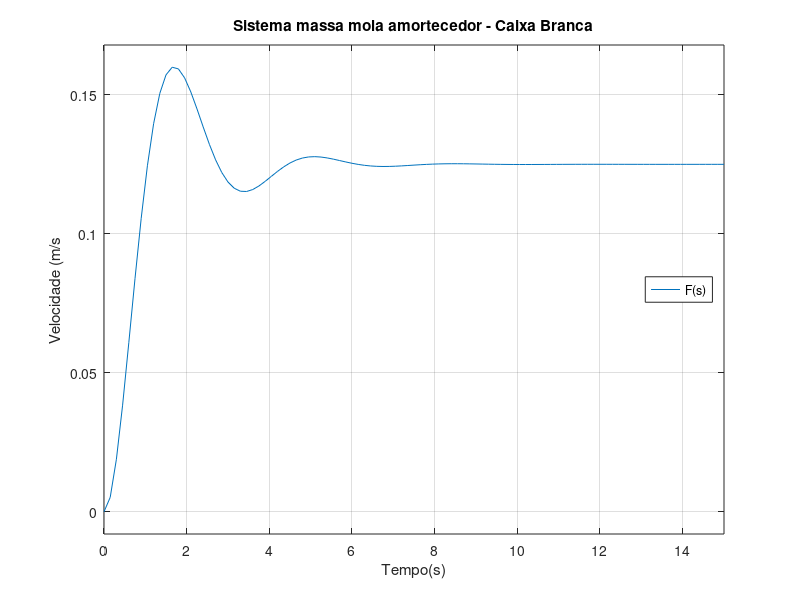
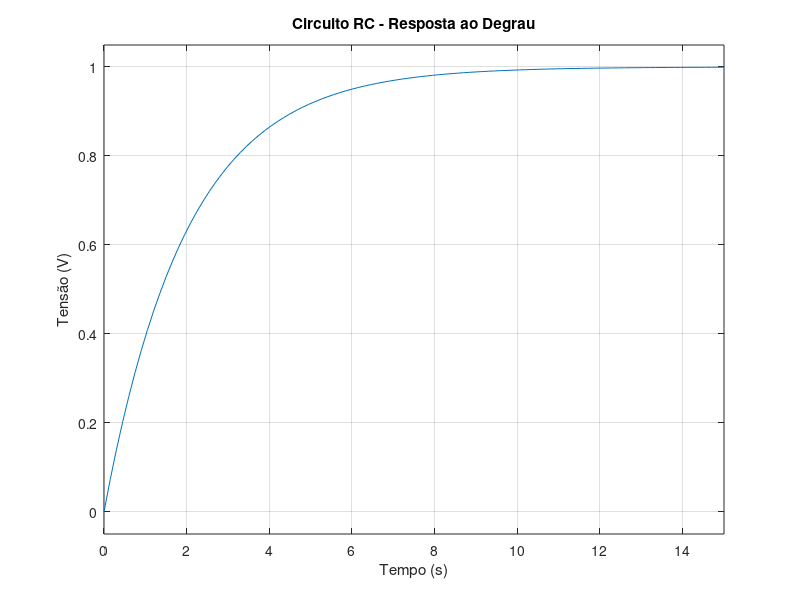
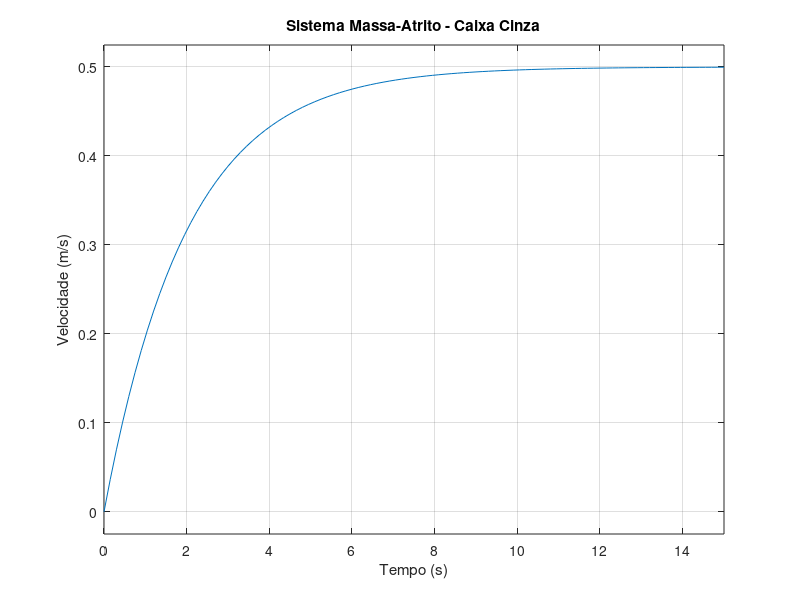

Recreate these plots in MATLAB, in order.
%% sistema massa mola amortecedor
M1 = 2;
B = 3;
K = 8;

num1 = 1;
den1 = [M1 B K]

G1 = tf(num1, den1)
figure
step(G1, 15);
title('Sistema massa mola amortecedor - Caixa Branca');
grid on;
xlabel("Tempo(s)")
ylabel("Velocidade (m/s")
legend("F(s)", 'r-', "Location","east")

%% Circuito RC
R = 1000
tau = 2;

%Vc/Vi = 1/(RCs + 1)

C = tau/R

num2 = 1
den2 = [R*C 1]

G2 = tf(num2, den2);
figure
step(G2, 15);
title('Circuito RC - Resposta ao Degrau');
grid on;
xlabel('Tempo (s)');
ylabel('Tensão (V)');

%% sistema massa atrito
% Parâmetros do sistema
M3 = 4;      % massa (kg)
F = 1;       % força aplicada (N) 

v_ss = 0.5;
B = F / v_ss

% Função de transferência: V(s)/F(s) = 1/(M*s + B)
num3 = 1;
den3 = [M3 B];
G3 = tf(num3, den3)

figure
step(G3, 15)
title('Sistema Massa-Atrito - Caixa Cinza')
grid on
xlabel('Tempo (s)')
ylabel('Velocidade (m/s)')
